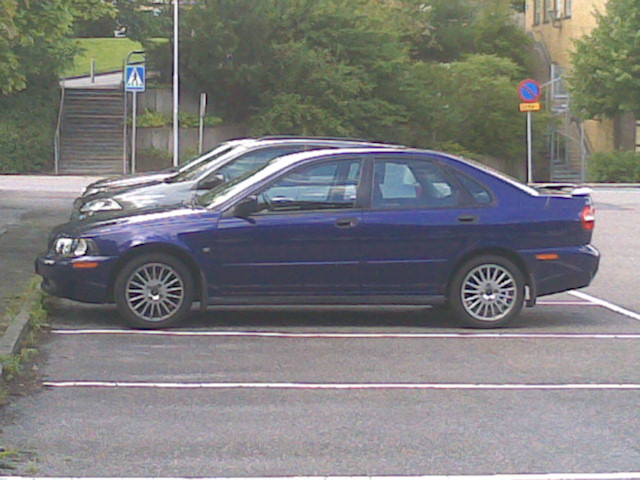
#> input picture assignment4/a.jpg, 640 x 480 px
$ jupyter execute computerExercise1.ipynb   (Python 2 division)   (text cells are left out)
#> lines starting #> are read from the running program, lines starting #| are printed output that depends on the picture; pictures that were not available may be replaced by others from this repository, and a replacement may not be noted
[cell 1]
import cv2
import numpy as np
import matplotlib.pyplot as plt
# Load images (OpenCV loads images as BGR by default)
imgA = cv2.imread('a.jpg')   # or your own image
#> imgA is the input picture: shape (480, 640, 3); mean B, G, R 124.9, 124.8, 125
imgB = cv2.imread('b.jpg')
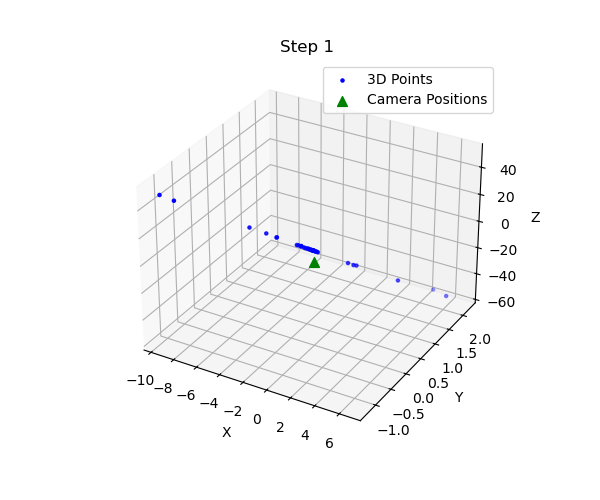
#> input picture assignment4/step_1.png, 600 x 500 px, given in place of b.jpg, which was not available
#> imgB is the input picture: shape (500, 600, 3); mean B, G, R 247.7, 247.5, 247.4

# Convert from BGR to RGB for plotting
imgA_rgb = cv2.cvtColor(imgA, cv2.COLOR_BGR2RGB)
imgB_rgb = cv2.cvtColor(imgB, cv2.COLOR_BGR2RGB)

# Show the images
plt.figure(); plt.imshow(imgA_rgb); plt.title('Image A')
plt.figure(); plt.imshow(imgB_rgb); plt.title('Image B')
plt.show()

[cell 2]
# Initialize the SIFT detector
sift = cv2.SIFT_create()

# Detect keypoints and descriptors
kpA, descA = sift.detectAndCompute(imgA, None)
#> kpA = 1521 keypoints; strongest (x, y, size): (474, 301, 2.4), (156, 297, 3.1), (229, 149, 3), (502, 281, 2.4)
kpB, descB = sift.detectAndCompute(imgB, None)
#> kpB = 325 keypoints; strongest (x, y, size): (174, 200, 2.9), (277, 237, 3.1), (310, 45, 1.9), (266, 233, 2.8)

# Use BFMatcher or FLANN to match descriptors
bf = cv2.BFMatcher_create(cv2.NORM_L2, crossCheck=True)
matches = bf.match(descA, descB)
#> matches = 72 matches

# Sort matches by distance (optional, helps in debugging)
matches = sorted(matches, key=lambda x: x.distance)

print("Number of SIFT features in A:", len(kpA))
#| Number of SIFT features in A: 1521
print("Number of SIFT features in B:", len(kpB))
#| Number of SIFT features in B: 325
print("Number of matches:       ", len(matches))
#| Number of matches:        72

[cell 3]
match_img = cv2.drawMatches(
    imgA_rgb, kpA,
    imgB_rgb, kpB,
    matches[:50],  # show top 50
    None,
    flags=cv2.DrawMatchesFlags_NOT_DRAW_SINGLE_POINTS
)
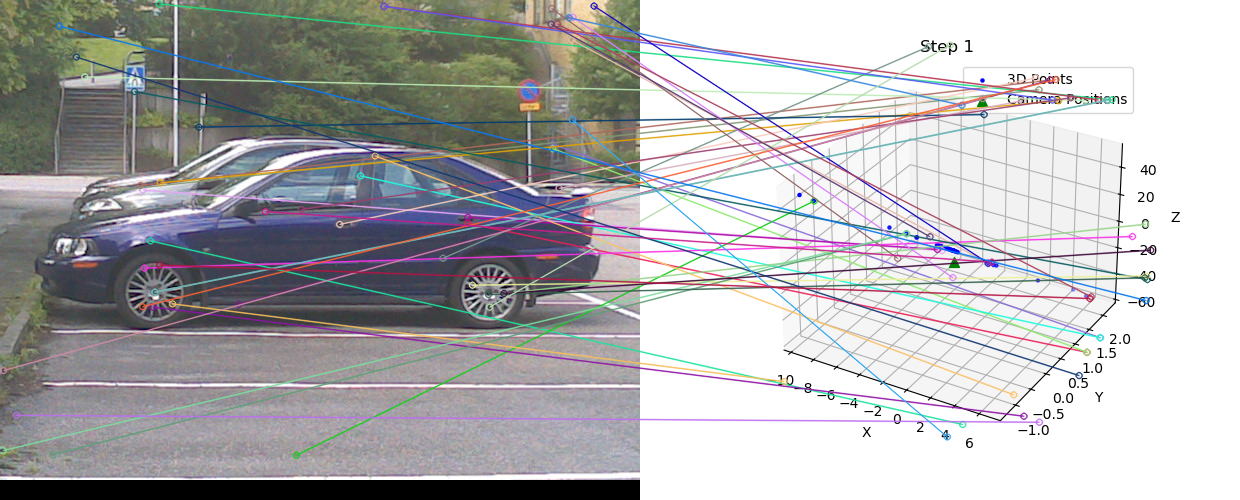
#> match_img: shape (500, 1240, 3); mean R, G, B 178.1, 177.4, 178.6

plt.figure(figsize=(12,6))
plt.imshow(match_img)
plt.title('Sample Matches (top 50 by descriptor distance)')
plt.show()

[cell 4]
ptsA = []
ptsB = []

for m in matches:
    # queryIdx -> index in A, trainIdx -> index in B
    ptsA.append(kpA[m.queryIdx].pt)  # (x, y) in A
    ptsB.append(kpB[m.trainIdx].pt)  # (x, y) in B
#> this loop made 72 passes
#> after the loop, ptsA = 72 pairs, first value 2.46 to 593.5, second value 2.75 to 454.8; ptsB = 72 pairs, first value 143.8 to 510.2, second value 44.52 to 436.4

ptsA = np.array(ptsA, dtype=np.float32)
ptsB = np.array(ptsB, dtype=np.float32)
H, mask = cv2.findHomography(ptsA, ptsB, cv2.RANSAC, 5.0)
#> H = [[-0.527, -1.47, 506.6], [-0.291, -0.802, 278.2], [-0.00104, -0.0029, 1]]; mask = 72 values, max 1 at index 4, min 0 at index 0, mean 0.111
# mask is a vector with 1/0 indicating inliers/outliers

inliers_count = np.sum(mask)
#> inliers_count = 8
print("Number of inliers: ", inliers_count, "out of", len(matches))
#| Number of inliers:  8 out of 72

[cell 5]
def dlt_homography(ptsA_4, ptsB_4):
    """
    ptsA_4, ptsB_4: shape (4,2) each
    Return: 3x3 homography (numpy array)
    """
    # Build the linear system for 4 correspondences
    # 8 equations in total
    A = []
    for i in range(4):
        xA, yA = ptsA_4[i]
        xB, yB = ptsB_4[i]
        A.append([ xA,  yA, 1,   0,   0,  0, -xB*xA, -xB*yA, -xB])
        A.append([  0,   0,  0,  xA,  yA, 1, -yB*xA, -yB*yA, -yB])
    A = np.array(A, dtype=np.float32)

    # Solve via SVD
    U, S, Vt = np.linalg.svd(A)
    h = Vt[-1,:]      # last row
    H = h.reshape(3,3)
    # Normalize so that H[2,2] = 1
    H = H / H[2,2]
    return H

def ransac_homography(ptsA, ptsB, num_iterations=1000, threshold=5.0):
#> called with ptsA = array of shape (72, 2), ptsB = array of shape (72, 2), num_iterations = 2000, threshold = 5
    best_inliers = 0
    best_H = None
    N = ptsA.shape[0]
#> N = 72

    for _ in range(num_iterations):
        # sample 4 random indices
        idxs = np.random.choice(N, 4, replace=False)
        ptsA_4 = ptsA[idxs]
        ptsB_4 = ptsB[idxs]

        # estimate homography
        H_candidate = dlt_homography(ptsA_4, ptsB_4)

        # compute inliers
        # transform all ptsA with H_candidate
        ones = np.ones((N,1), dtype=np.float32)
        ptsA_hom = np.hstack([ptsA, ones])  # Nx3
        projB = (H_candidate @ ptsA_hom.T).T  # Nx3
        projB /= projB[:,[2]]                # normalize w.r.t third coordinate

        # distances
        diff = ptsB - projB[:,0:2]  # Nx2
        dist_sq = np.sum(diff**2, axis=1)
        inliers = np.count_nonzero(dist_sq < threshold**2)

        # update best
        if inliers > best_inliers:
            best_inliers = inliers
            best_H = H_candidate
#> this loop made 2000 passes
#> (ptsB_4, inliers) on passes 5, 12, 14, 30, 31, 34, 37, 38, 41, 47: ([[506.9, 279], [459.7, 337.2], [475.7, 99.04], [467, 99.8]], 6), ([[322.2, 424], [467, 99.8], [445.1, 99.83], [419.2, 75.68]], 5), ([[301.5, 250.2], [467, 99.8], [411.9, 99.57], [328.9, 50.6]], 5), ([[173.7, 200.5], [475, 299], [415.5, 79.04], [438.6, 375]], 4), ([[306.8, 436.4], [417.2, 396], [467, 99.8], [398.9, 421.8]], 5), ([[398.5, 89.23], [429.7, 398.3], [266, 233.2], [475, 299]], 5), ([[409.8, 79.58], [320.8, 204], [288.1, 46.08], [438.6, 375]], 4), ([[506.9, 279], [409.8, 79.58], [301.5, 250.2], [458, 99.5]], 5), ([[438.6, 375], [505.7, 171.4], [467, 99.8], [309.8, 44.52]], 6), ([[162.5, 333.6], [475, 299], [383.4, 415.7], [445.1, 99.83]], 4)
#> (ptsA_4, inliers) on passes 1, 2, 16, 24, 25, 51: ([[472, 284.7], [503.5, 292.9], [550.6, 23.76], [301, 208.9]], 4), ([[572, 119.4], [76.1, 240], [157.8, 269.3], [374.7, 155.5]], 4), ([[2.46, 450.1], [488, 294.1], [568.6, 17.24], [309, 38.29]], 4), ([[467, 222.7], [503.9, 301.2], [82.21, 209.8], [76.1, 240]], 4), ([[58.92, 25.65], [154.5, 291.6], [572, 119.4], [301, 208.9]], 5), ([[301, 208.9], [2.46, 450.1], [383.6, 5.81], [482.5, 269.7]], 4)
#> after the loop, best_inliers = 7

    return best_H, best_inliers

H, inliers_count = ransac_homography(ptsA, ptsB, num_iterations=2000, threshold=5.0)
#> H = [[-3.01, -0.0154, 470.6], [-2.18, 0.0424, 323.9], [-0.00651, 2.9e-05, 1]]; inliers_count = 7
print("RANSAC inliers:", inliers_count, "/", len(ptsA))
#| RANSAC inliers: 7 / 72

[cell 6]
# Suppose we want to warp imgA into imgB's coordinate system
hB, wB, _ = imgB.shape
#> hB = 500; wB = 600

# Create an even larger canvas for a zoom-out effect
result_width = int(wB * 2.5)  # Increase width significantly
#> result_width = 1500
result_height = int(hB * 2.0)  # Increase height significantly
#> result_height = 1000

# Translation matrix to shift images towards the center of the enlarged canvas
translation_matrix = np.array([
    [1, 0, result_width // 4],   # Shift image A rightward
    [0, 1, result_height // 4],  # Shift image A downward
    [0, 0, 1]
])
#> translation_matrix = [[1, 0, 375], [0, 1, 250], [0, 0, 1]]

# Adjust the homography to include the translation (this "zooms out")
H_translated = translation_matrix @ H
#> H_translated = [[-5.45, -0.0045, 845.6], [-3.8, 0.0497, 573.9], [-0.00651, 2.9e-05, 1]]

# Warp imgA
warpedA = cv2.warpPerspective(imgA, H_translated, (result_width, result_height))
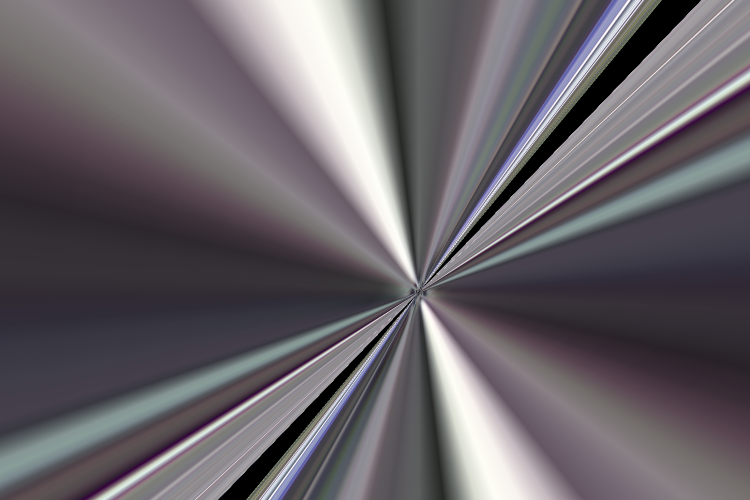
#> warpedA: shape (1000, 1500, 3) (shown at 1/2 size); mean B, G, R 103.6, 98, 103

# Create a blank canvas for imgB
canvasB = np.zeros((result_height, result_width, 3), dtype=np.uint8)

# Insert imgB in the center of the enlarged canvas
canvasB[result_height // 4 : result_height // 4 + hB,
        result_width // 4 : result_width // 4 + wB] = imgB
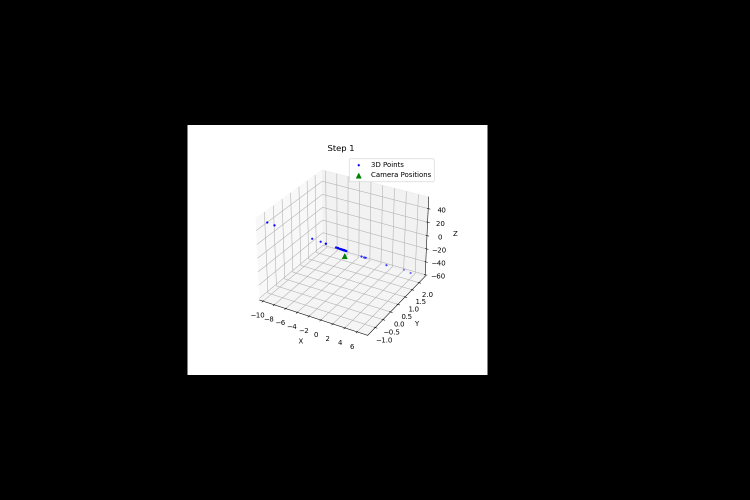
#> canvasB: shape (1000, 1500, 3) (shown at 1/2 size); mean B, G, R 49.5, 49.5, 49.5

# Blending
mask = (warpedA > 0)
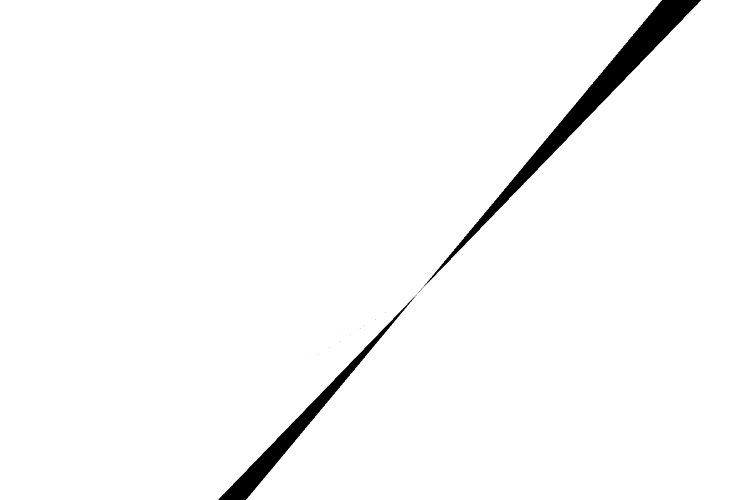
#> mask: shape (1000, 1500, 3) bool (shown at 1/2 size); mean B, G, R 0.977, 0.977, 0.977
canvasB[mask] = warpedA[mask]

# Display the result
plt.figure(figsize=(12, 6))
plt.imshow(cv2.cvtColor(canvasB, cv2.COLOR_BGR2RGB))
plt.title('Panorama of A and B')
plt.axis('off')
plt.show()
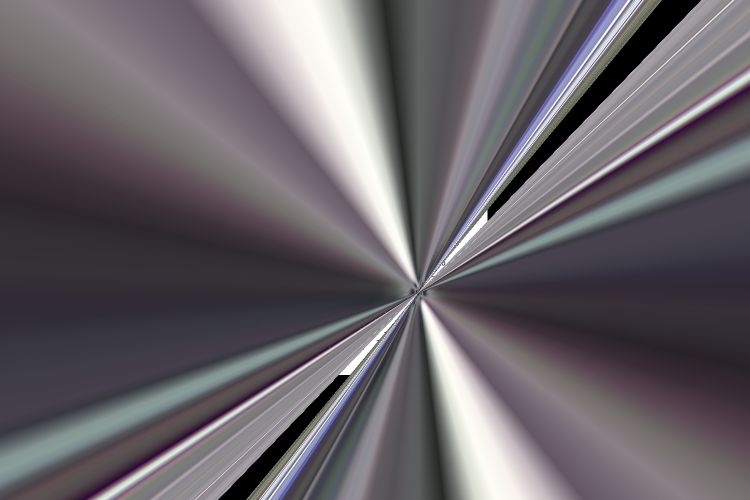
#> shown: shape (1000, 1500, 3) (shown at 1/2 size); mean R, G, B 103.6, 98.6, 104.2
